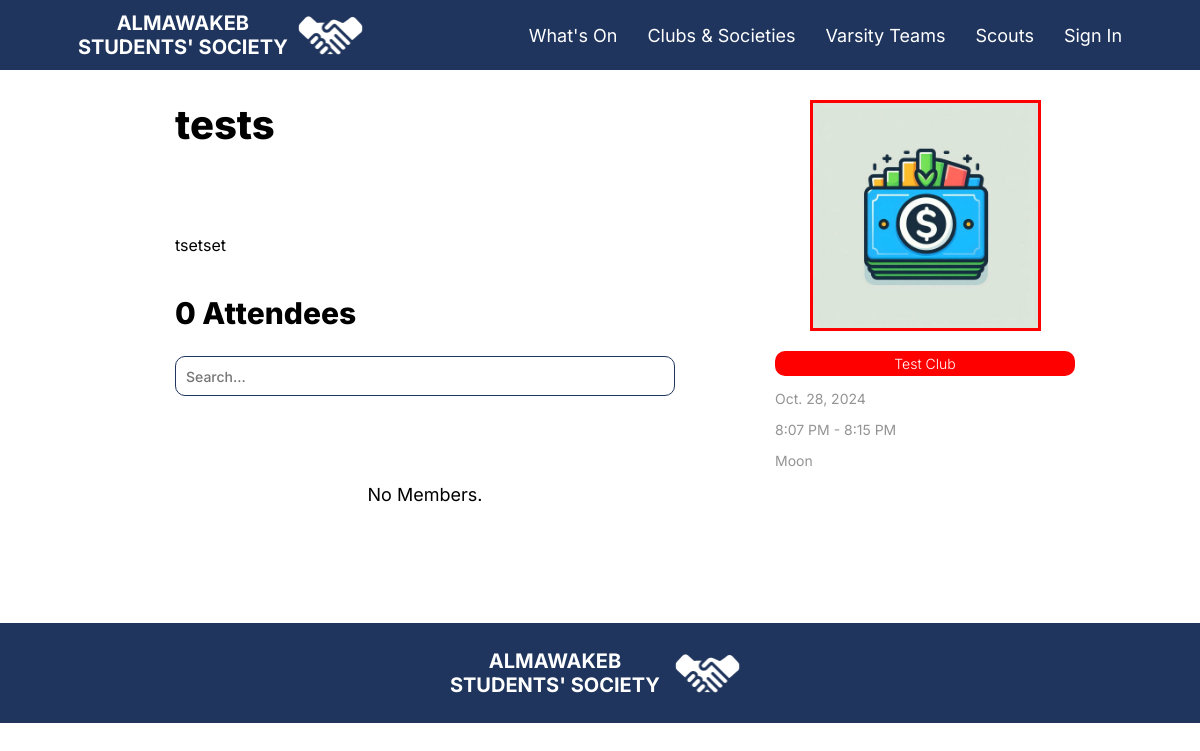
The app's page /Meetings/Detail/5/ with its own data.
### mainapp/models.py (models this page shows, shortened)
class Meeting(models.Model):
    author = models.ForeignKey(Club, on_delete=models.CASCADE, related_name='authored_meetings')
    title = models.CharField(max_length=100)
    text = models.TextField(blank=True,default="")
    date = models.DateField()
    start_time = models.TimeField()
    end_time = models.TimeField()
    published_date = models.DateTimeField(null=True, blank=True)
    location = models.CharField(max_length=150)
    draft = models.BooleanField(default=False)
    hos_approved = models.BooleanField(default=False)
    attending_Members = models.ManyToManyField(User, related_name='meeting_attending_members', blank=True)
    links = models.ManyToManyField(Links, related_name='emeeting_links', blank=True)
    plc = models.ForeignKey(PLC, on_delete=models.CASCADE, related_name='meeting_plc',blank=True,null=True)
    typeitem = "meeting"

class Club(models.Model):
    name = models.CharField(max_length=255)
    heads = models.ManyToManyField(User, related_name='head_clubs', blank=True)
    leadership = models.ManyToManyField(User, related_name='leadership_roles', blank=True)
    members = models.ManyToManyField(User, related_name='membership_clubs', blank=True)
    advisors = models.ManyToManyField(User, related_name='advisor_clubs', blank=True)
    events = models.ManyToManyField('Event', related_name='events', blank=True)
    type = models.CharField(choices=[('male', "Boys Only"),('female','Girls Only'), ('mixed', 'Mixed Club')], default='mixed', max_length=6)
    about = models.TextField()
    logo = models.ImageField(upload_to='clubs_logos/')
    color = models.CharField(max_length=7)  # Hex color code
    links = models.ManyToManyField(Links, related_name='club_links', blank=True)
    bylaws = models.ManyToManyField(Bylaw, related_name='club_bylaws', blank=True)

### mainapp/views.py (the view)
# urls.py: path('Meetings/Detail/<int:meeting_id>/', views.Meeting_Details, name='meeting_detail'),
def Meeting_Details(request, meeting_id):
    try:
        meeting = Meeting.objects.get(id=meeting_id)
    except ObjectDoesNotExist:
        return error_404_view(request, None)
    links = meeting.links.all()
    allUsers = User.objects.all().order_by('name')
    return render(request, "meeting_detail.html", {'meeting': meeting, 'links': links, 'allUsers': allUsers, 'user': request.user})

### templates/meeting_detail.html (shortened to what this page needs)
{% extends 'Base.html' %}
{% load static %}
{% block content %}
<div class="pagecontrol">
    <div style="display: flex; justify-content: space-between; flex-direction: column; flex:1;">
        <p class="pageTitle" style="margin: 0px;">{{ meeting.title }}</p>
        <br>
        <div class="articleDescriptionText">
            <p>{{ meeting.text|safe|linebreaks }}</p>
        </div>
        <div class="profileRow">
            <p class="pageSubtitle" style="margin: 0px;">{{meeting.attending_Members.count}} Attendee{% if meeting.attending_Members.count != 1 %}s{% endif %}</p>
            </div>
            <input class="textfield" placeholder="Search..." style="margin: 0px; width: unset;" id="memberSearch">
            <br>
            <div class="memberGrid scroll" id="memberField">
                {% for member in meeting.attending_Members.all %}
                {% if member.associated_faculty is None %}
                <a href="/Student/Detail/{{member.pk}}" class="profileRow">
                    <div class="profileRow Box" style="border: black 3px solid; border-radius: 15px; padding: 10px; gap: 10px;">
                        <img class="eventCover" style=" width: 50px; height: 50px; border-radius: 50%; object-fit: cover; aspect-ratio: 1/1;margin-right: 10px;" src="{{ member.associated_student.profile_picture.url }}" alt="Club Cover">
                        <p class="text">{{ member.name }}</p>
                        <p class="aboutText">{{ member.associated_student.year_level }}{{ member.associated_student.section }}</p>
                        {% if meeting.author in user.associated_clubs.all %}
                        <button class="btn empty" onclick="removeAttendeeFromList('{{member.email}}')"><img src="{%static '../media/images/removeButton.svg' %}"></button>
                        {% endif %}
                    </div>
                </a>
                {% else %}
                <a href="/Faculty/Detail/{{member.pk}}" class="profileRow">
                    <div class="profileRow Box" style="border: black 3px solid; border-radius: 15px; padding: 10px; gap: 10px;">
                        <img class="eventCover" style=" width: 50px; height: 50px; border-radius: 50%; object-fit: cover; aspect-ratio: 1/1;margin-right: 10px;" src="{{ member.associated_faculty.profile_picture.url }}" alt="Club Cover">
                        <p class="text">{{ member.name }}</p>
                        {% if meeting.author in user.associated_clubs.all %}
                        <button class="btn empty" onclick="removeAttendeeFromList('{{member.email}}')"><img src="{%static '../media/images/removeButton.svg' %}"></button>
                        {% endif %}
                    </div>
                </a>
                {% endif %}
                {% empty %}
                <p class="text">No Members.</p>
                {% endfor %}
            </div>
    </div>
    <div>
        <a href="/Club/Detail/{{meeting.author.pk}}">
        <div class="centerer" style="height: unset; margin-bottom: 20px;">
        <img src="{{ meeting.author.logo.url }}" alt="{{ meeting.title }} Cover" class="articleCover"  style="border: 3px solid {{ meeting.author.color }};">
        </div>
        <div class="tagBox" style="background: {{ meeting.author.color }};">
            <p class="tagText">{{ meeting.author.name }}</p>
        </div>
        </a>
        <p class="aboutText">{{ meeting.date }}</p>
        <p class="aboutText">{{ meeting.start_time|time:"g:i A" }} - {{ meeting.end_time|time:"g:i A" }}</p>
        <p class="aboutText">{{ meeting.location }}</p>
        <br>
        <br>
    </div>
</div>
{% endblock %}

### static/CSS/base.css (style rules this page uses)
a { text-decoration: none; }
.pageTitle { color: black; font-size: 40px; font-family: Inter; font-weight: 800; margin-top: 0px; margin-bottom: 30px; }
.pageSubtitle { color: black; font-size: 30px; font-family: Inter; font-weight: 800; }
.text { color: black; font-size: 18px; font-family: Inter; font-weight: 400; }
.aboutText { color: #949494; font-size: 14px; font-family: Inter; font-weight: 400; }
.memberGrid { display: grid; grid-gap: 25px; justify-items: center; grid-template-columns: repeat(auto-fit, minmax(500px, 1fr)); max-height: 500px; overflow-y: scroll; }
.tagBox { display: flex; height: 25px; background: #414648; border-radius: 10px; align-items: center; justify-content: center; }
.tagText { text-align: center; color: white; font-size: 14px; font-family: Inter; font-weight: 300; }
.articleCover { width: 225px; height: 225px; }
.articleDescriptionText { color: black; font-size: 16px; font-family: Inter; font-weight: 400; }
.centerer { display: flex; justify-content: center; flex-direction: column; align-items: center; height: 50%; }
.textfield { border: 1px solid #1F355E; width: 306px; height: 36px; border-radius: 10px; background-color: white; margin: 10px; color: #1F355E; font-family: 'Inter'; font-size: 14px; font-weight: 500; padding-left: 10px; padding-right: 10px; }
.profileRow { display: flex; justify-content: space-between; align-items: center; }
img { object-fit: contain; }
div { font-family: 'Inter'; }
.pagecontrol { display: flex; gap: 100px; justify-content: space-between; }

### records on screen
Meeting: title "tests", text "tsetset", attending_Members.count "0", author.logo (picture), author.name "Test Club", date "Oct. 28, 2024", start_time "8:07 PM", end_time "8:15 PM", location "Moon"
